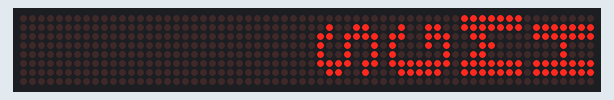
Bench run of a program on a simulated ATmega128, built with avr-gcc and emulated at 16 MHz. On the bench: 64×8 LED matrix. Wiring (inferred from the names in the program): 8 × MAX7219 LED driver (orientation assumed): CS PB0.

Above: at 0.1 s.

The program:

main.c
```c
#include <avr/io.h>
#include <util/delay.h>
#include <avr/interrupt.h>
#include <stdio.h>
#include <avr/pgmspace.h>

#include "matrix.h"

const uint64_t symbol[] PROGMEM = {
	0x1800183860663c00, /* ? */
	0x10387cfefeee4400, /* heart */
	0x060e0c0808281800, /* note */
	0x10307efe7e301000, /* right */
	0x1018fcfefc181000  /* left */
};

const uint8_t SEGMENT_PATTERNS[] = {
	0x7E, // 0
	0x0C, // 1
	0x5E, // 2
	0x5C, // 3
	0x3C, // 4
	0x6C, // 5
	0x6E, // 6
	0x0C, // 7
	0x7E, // 8
	0x6E, // 9
	//0x02  // ':' (ÄÝ·Ð, ½Ã°¢ ±¸ºÐ¿ë)
};

const uint64_t string[] PROGMEM = {
	//home
	0x007f7f08087f7f00,	//0
	0x7f7f3018307f7f00,	//1
	//guest
	0x00266745417f3e00,	//2
	0x00266f49497b3200	//3
};

volatile uint8_t minutes = 0;
volatile uint8_t seconds = 0;


uint64_t pgm_read_64( void *ptr )
{
	uint64_t result;
	memcpy_P( &result, ptr, sizeof(uint64_t) );
	return result;
}

int main(void)
{
	MAX7219_MatrixInit();
	MAX7219_MatrixUpdate();

	while (1)
	{

		MAX7219_MatrixSetRow64(0, pgm_read_64(&string[0]));
		MAX7219_MatrixSetRow64(1, pgm_read_64(&string[1]));
		MAX7219_MatrixSetRow64(2, pgm_read_64(&string[2]));
		MAX7219_MatrixSetRow64(3, pgm_read_64(&string[3]));
		MAX7219_MatrixUpdate();
		_delay_ms(4000);

		/*
		for(int i = 0; i < 16; i++)
		{
			MAX7219_MatrixRShift(1);
			MAX7219_MatrixUpdate();
			_delay_ms(100);
		}
		for(int i = 0; i < 16; i++)
		{
			MAX7219_MatrixLShift(1);
			MAX7219_MatrixUpdate();
			_delay_ms(100);
		}
		*/
	}
}
```

MAX7219.c
```c
#include "MAX7219.h"

#define _BV(bit) (1 << bit)

static void MAX7219_Select();
static void MAX7219_Deselect();
static void MAX7219_Tx(uint8_t data);

void MAX7219_Init()
{
	/* SPI MOSI, SCK, SS Output */
	MAX7219_DDR |= _BV(MAX7219_DIN) | _BV(MAX7219_CLK) | _BV(MAX7219_LOAD);

	/* Deselect SS */
	MAX7219_Deselect();

	/* MISO Input + Pullup */
	MAX7219_DDR &= ~_BV(MAX7219_MISO);
	MAX7219_PORT |= _BV(MAX7219_MISO);

	/* Master mode + Enable, F_CPU/4 =  4MHz */
	SPCR |= (_BV(MSTR) | _BV(SPE));
}

static void MAX7219_Select()
{
	MAX7219_PORT &= ~_BV(MAX7219_LOAD);
}

static void MAX7219_Deselect()
{
	MAX7219_PORT |= _BV(MAX7219_LOAD);
}

static void MAX7219_Tx(uint8_t data)
{
	SPDR = data;
	loop_until_bit_is_set(SPSR, SPIF);
}

void MAX7219_Write(uint8_t index, uint8_t reg, uint8_t data)
{
	if(index >= MAX7219_IC_NUM) return;

	MAX7219_Select();

	/* NOOP to following ic */
	for(int i = index; i < MAX7219_IC_NUM-1; i++)
	{
		MAX7219_Tx(MAX7219_REG_NOOP);
		MAX7219_Tx(MAX7219_REG_NOOP);
	}

	/* Write register */
	MAX7219_Tx(reg);
	MAX7219_Tx(data);

	/* NOOP to previous ic */
	for(int i = 0; i < index; i++)
	{
		MAX7219_Tx(MAX7219_REG_NOOP);
		MAX7219_Tx(MAX7219_REG_NOOP);
	}

	MAX7219_Deselect();
}

void MAX7219_Digit(uint8_t index, uint8_t digit, int8_t value)
{
	if(index >= MAX7219_IC_NUM) return;
	if(digit > 0x07) return;

	MAX7219_Write(index, digit+1, value);
}

void MAX7219_Decode(uint8_t index, uint8_t value)
{
	if(index >= MAX7219_IC_NUM) return;

	MAX7219_Write(index, MAX7219_REG_DECODE, value);
}

void MAX7219_Intensity(uint8_t index, uint8_t value)
{
	if(index >= MAX7219_IC_NUM) return;
	if(value > 0x0F) value = 0x0F;

	MAX7219_Write(index, MAX7219_REG_INTENSITY, value);
}

void MAX7219_ScanLimit(uint8_t index, uint8_t value)
{
	if(index >= MAX7219_IC_NUM) return;
	if(value > 0x07) value = 0x07;

	MAX7219_Write(index, MAX7219_REG_SCANLIMIT, value);
}

void MAX7219_ShutDown(uint8_t index, uint8_t value)
{
	if(index >= MAX7219_IC_NUM) return;
	if(value > 0x01) value = 0x01;

	MAX7219_Write(index, MAX7219_REG_SHUTDOWN, value);
}

void MAX7219_Test(uint8_t index, uint8_t value)
{
	if(index >= MAX7219_IC_NUM) return;
	if(value > 0x01) value = 0x01;

	MAX7219_Write(index, MAX7219_REG_TEST, value);
}
```

MAX7219.h
```c
#ifndef __MAX7219_H_
#define __MAX7219_H_

#include <avr/io.h>

#define MAX7219_DDR		DDRB
#define MAX7219_PORT	PORTB

#define MAX7219_LOAD	PB0
#define MAX7219_DIN		PB2
#define MAX7219_MISO	PB7		/* NOT USED */
#define MAX7219_CLK		PB1

#define MAX7219_REG_NOOP		0x00
#define MAX7219_REG_D0			0x01
#define MAX7219_REG_D1			0x02
#define MAX7219_REG_D2			0x03
#define MAX7219_REG_D3			0x04
#define MAX7219_REG_D4			0x05
#define MAX7219_REG_D5			0x06
#define MAX7219_REG_D6			0x07
#define MAX7219_REG_D7			0x08
#define MAX7219_REG_DECODE		0x09
#define MAX7219_REG_INTENSITY	0x0A
#define MAX7219_REG_SCANLIMIT	0x0B
#define MAX7219_REG_SHUTDOWN	0x0C
#define MAX7219_REG_TEST		0x0F

#define MAX7219_IC_NUM		8

void MAX7219_Init();
void MAX7219_Write(uint8_t index, uint8_t reg, uint8_t data);
void MAX7219_Digit(uint8_t index, uint8_t digit, int8_t value);
void MAX7219_Decode(uint8_t index, uint8_t value);
void MAX7219_Intensity(uint8_t index, uint8_t value);
void MAX7219_ScanLimit(uint8_t index, uint8_t value);
void MAX7219_ShutDown(uint8_t index, uint8_t value);
void MAX7219_Test(uint8_t index, uint8_t value);

#endif
```

matrix.c
```c
#include "Matrix.h"
#include "MAX7219.h"
#include <string.h>

volatile uint8_t FrameBuffer[MAX7219_IC_NUM][8];

void MAX7219_MatrixInit()
{
	MAX7219_Init();
	for(int i = 0; i < MAX7219_IC_NUM; i++)
	{
		MAX7219_MatrixClear(i);
		MAX7219_ShutDown(i, 1);
		MAX7219_Test(i, 0);
		MAX7219_Decode(i, 0);
		MAX7219_Intensity(i, 1);
		MAX7219_ScanLimit(i, 7);
		MAX7219_MatrixClear(i);
	}
}

void MAX7219_MatrixClear(uint8_t index)
{
	for(int i =0; i < 8; i++)
	{
		FrameBuffer[index][i] = 0;
	}
}

void MAX7219_MatrixSetRow(uint8_t index,  uint8_t rows[8])
{
	for(int i =0; i < 8; i++)
	{
		FrameBuffer[index][i] = rows[i];
	}
}

void MAX7219_MatrixSetRow64(uint8_t index,  uint64_t rows)
{
	for(int i =0; i < 8; i++)
	{
		uint8_t row = rows & 0xFF;
		FrameBuffer[index][7-i] = row;
		rows = rows >> 8;
	}
}

void MAX7219_MatrixSetPixel(uint8_t index, uint8_t digit, uint8_t row)
{
	FrameBuffer[index][digit] = row;
}

void MAX7219_MatrixRShift(uint8_t step)
{
	uint8_t msbD0, msbD1, msbD2, msbD3;

	for(int i=0; i < 8; i++)
	{
		msbD0 = ((FrameBuffer[0][i] & 0x80) >> 7);
		FrameBuffer[0][i] = FrameBuffer[0][i] << 1;

		msbD1 = ((FrameBuffer[1][i] & 0x80) >> 7);
		FrameBuffer[1][i] = FrameBuffer[1][i] << 1;
		FrameBuffer[1][i] |= msbD0;

		msbD2 = ((FrameBuffer[2][i] & 0x80) >> 7);
		FrameBuffer[2][i] = FrameBuffer[2][i] << 1;
		FrameBuffer[2][i] |= msbD1;

		msbD3 = ((FrameBuffer[3][i] & 0x80) >> 7);
		FrameBuffer[3][i] = FrameBuffer[3][i] << 1;
		FrameBuffer[3][i] |= msbD2;
		FrameBuffer[0][i] |= msbD3;
	}
}

void MAX7219_MatrixLShift(uint8_t step)
{
	uint8_t lsbD0, lsbD1, lsbD2, lsbD3;

	for(int i=0; i < 8; i++)
	{
		lsbD3 = ((FrameBuffer[3][i] & 0x01) << 7);
		FrameBuffer[3][i] = FrameBuffer[3][i] >> 1;

		lsbD2 = ((FrameBuffer[2][i] & 0x01) << 7);
		FrameBuffer[2][i] = FrameBuffer[2][i] >> 1;
		FrameBuffer[2][i] |= lsbD3;

		lsbD1 = ((FrameBuffer[1][i] & 0x01) << 7);
		FrameBuffer[1][i] = FrameBuffer[1][i] >> 1;
		FrameBuffer[1][i] |= lsbD2;

		lsbD0 = ((FrameBuffer[0][i] & 0x01) << 7);
		FrameBuffer[0][i] = FrameBuffer[0][i] >> 1;
		FrameBuffer[0][i] |= lsbD1;
		FrameBuffer[3][i] |= lsbD0;
	}
}

void MAX7219_MatrixUpdate()
{
	for(int index = 0; index < MAX7219_IC_NUM; index++)
	{
		for(int digit = 0; digit < 8; digit++)
		{
			uint8_t row = FrameBuffer[index][digit];
			MAX7219_Digit(index, digit, row);
		}
	}
}
```

matrix.h
```c
#ifndef MATRIX_H_
#define MATRIX_H_

#include <avr/io.h>

void MAX7219_MatrixInit(void);
void MAX7219_MatrixClear(uint8_t index);
void MAX7219_MatrixSetRow(uint8_t index,  uint8_t rows[8]);
void MAX7219_MatrixSetRow64(uint8_t index,  uint64_t rows);
void MAX7219_MatrixSetPixel(uint8_t index, uint8_t row, uint8_t col);
void MAX7219_MatrixLShift(uint8_t step);
void MAX7219_MatrixRShift(uint8_t step);
void MAX7219_MatrixUpdate();

#endif
```
